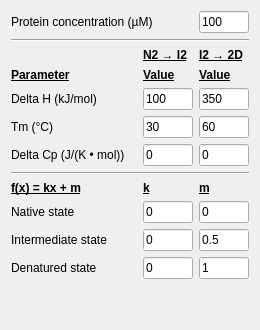
       <widget class="QWidget" name="model4_2">
        <attribute name="title">
         <string>N2 → I2 → 2D</string>
        </attribute>
        <layout class="QVBoxLayout" name="verticalLayout_20">
         <item>
          <layout class="QHBoxLayout" name="horizontalLayout_17">
           <item>
            <widget class="QLabel" name="label_66">
             <property name="text">
              <string>Protein concentration (µM)</string>
             </property>
            </widget>
           </item>
           <item>
            <widget class="QLineEdit" name="conc4">
             <property name="sizePolicy">
              <sizepolicy hsizetype="Fixed" vsizetype="Fixed">
               <horstretch>0</horstretch>
               <verstretch>0</verstretch>
              </sizepolicy>
             </property>
             <property name="minimumSize">
              <size>
               <width>50</width>
               <height>0</height>
              </size>
             </property>
             <property name="maximumSize">
              <size>
               <width>50</width>
               <height>16777215</height>
              </size>
             </property>
             <property name="text">
              <string>100</string>
             </property>
            </widget>
           </item>
          </layout>
         </item>
         <item>
          <widget class="Line" name="line_27">
           <property name="orientation">
            <enum>Qt::Horizontal</enum>
           </property>
          </widget>
         </item>
         <item>
          <layout class="QGridLayout" name="gridLayout_13">
           <item row="0" column="1">
            <widget class="QLabel" name="label_168">
             <property name="font">
              <font>
               <weight>75</weight>
               <bold>true</bold>
               <underline>true</underline>
              </font>
             </property>
             <property name="text">
              <string>N2 → I2</string>
             </property>
            </widget>
           </item>
           <item row="0" column="2">
            <widget class="QLabel" name="label_169">
             <property name="font">
              <font>
               <weight>75</weight>
               <bold>true</bold>
               <underline>true</underline>
              </font>
             </property>
             <property name="text">
              <string>I2 → 2D</string>
             </property>
            </widget>
           </item>
           <item row="1" column="0">
            <widget class="QLabel" name="label_170">
             <property name="maximumSize">
              <size>
               <width>135</width>
               <height>16777215</height>
              </size>
             </property>
             <property name="font">
              <font>
               <weight>75</weight>
               <bold>true</bold>
               <underline>true</underline>
              </font>
             </property>
             <property name="text">
              <string>Parameter</string>
             </property>
            </widget>
           </item>
           <item row="1" column="1">
            <widget class="QLabel" name="label_171">
             <property name="font">
              <font>
               <weight>75</weight>
               <bold>true</bold>
               <underline>true</underline>
              </font>
             </property>
             <property name="text">
              <string>Value</string>
             </property>
            </widget>
           </item>
           <item row="1" column="2">
            <widget class="QLabel" name="label_173">
             <property name="font">
              <font>
               <weight>75</weight>
               <bold>true</bold>
               <underline>true</underline>
              </font>
             </property>
             <property name="text">
              <string>Value</string>
             </property>
            </widget>
           </item>
           <item row="2" column="0">
            <widget class="QLabel" name="lh4">
             <property name="minimumSize">
              <size>
               <width>126</width>
               <height>0</height>
              </size>
             </property>
             <property name="text">
              <string>Delta H (kJ/mol)</string>
             </property>
            </widget>
           </item>
           <item row="2" column="1">
            <widget class="QLineEdit" name="delta4n">
             <property name="sizePolicy">
              <sizepolicy hsizetype="Fixed" vsizetype="Fixed">
               <horstretch>0</horstretch>
               <verstretch>0</verstretch>
              </sizepolicy>
             </property>
             <property name="minimumSize">
              <size>
               <width>50</width>
               <height>0</height>
              </size>
             </property>
             <property name="maximumSize">
              <size>
               <width>50</width>
               <height>16777215</height>
              </size>
             </property>
             <property name="text">
              <string>100</string>
             </property>
            </widget>
           </item>
           <item row="2" column="2">
            <widget class="QLineEdit" name="delta4i">
             <property name="sizePolicy">
              <sizepolicy hsizetype="Fixed" vsizetype="Fixed">
               <horstretch>0</horstretch>
               <verstretch>0</verstretch>
              </sizepolicy>
             </property>
             <property name="minimumSize">
              <size>
               <width>50</width>
               <height>0</height>
              </size>
             </property>
             <property name="maximumSize">
              <size>
               <width>50</width>
               <height>16777215</height>
              </size>
             </property>
             <property name="text">
              <string>350</string>
             </property>
            </widget>
           </item>
           <item row="3" column="0">
            <widget class="QLabel" name="ltm4">
             <property name="minimumSize">
              <size>
               <width>126</width>
               <height>0</height>
              </size>
             </property>
             <property name="text">
              <string>Tm (°C)</string>
             </property>
            </widget>
           </item>
           <item row="3" column="1">
            <widget class="QLineEdit" name="tm4n">
             <property name="sizePolicy">
              <sizepolicy hsizetype="Fixed" vsizetype="Fixed">
               <horstretch>0</horstretch>
               <verstretch>0</verstretch>
              </sizepolicy>
             </property>
             <property name="minimumSize">
              <size>
               <width>50</width>
               <height>0</height>
              </size>
             </property>
             <property name="maximumSize">
              <size>
               <width>50</width>
               <height>16777215</height>
              </size>
             </property>
             <property name="text">
              <string>30</string>
             </property>
            </widget>
           </item>
           <item row="3" column="2">
            <widget class="QLineEdit" name="tm4i">
             <property name="sizePolicy">
              <sizepolicy hsizetype="Fixed" vsizetype="Fixed">
               <horstretch>0</horstretch>
               <verstretch>0</verstretch>
              </sizepolicy>
             </property>
             <property name="minimumSize">
              <size>
               <width>50</width>
               <height>0</height>
              </size>
             </property>
             <property name="maximumSize">
              <size>
               <width>50</width>
               <height>16777215</height>
              </size>
             </property>
             <property name="text">
              <string>60</string>
             </property>
            </widget>
           </item>
           <item row="4" column="0">
            <widget class="QLabel" name="lcp4">
             <property name="minimumSize">
              <size>
               <width>126</width>
               <height>0</height>
              </size>
             </property>
             <property name="text">
              <string>Delta Cp (J/(K • mol))</string>
             </property>
            </widget>
           </item>
           <item row="4" column="1">
            <widget class="QLineEdit" name="cp4n">
             <property name="sizePolicy">
              <sizepolicy hsizetype="Fixed" vsizetype="Fixed">
               <horstretch>0</horstretch>
               <verstretch>0</verstretch>
              </sizepolicy>
             </property>
             <property name="minimumSize">
              <size>
               <width>50</width>
               <height>0</height>
              </size>
             </property>
             <property name="maximumSize">
              <size>
               <width>50</width>
               <height>16777215</height>
              </size>
             </property>
             <property name="text">
              <string>0</string>
             </property>
            </widget>
           </item>
           <item row="4" column="2">
            <widget class="QLineEdit" name="cp4i">
             <property name="sizePolicy">
              <sizepolicy hsizetype="Fixed" vsizetype="Fixed">
               <horstretch>0</horstretch>
               <verstretch>0</verstretch>
              </sizepolicy>
             </property>
             <property name="minimumSize">
              <size>
               <width>50</width>
               <height>0</height>
              </size>
             </property>
             <property name="maximumSize">
              <size>
               <width>50</width>
               <height>16777215</height>
              </size>
             </property>
             <property name="text">
              <string>0</string>
             </property>
            </widget>
           </item>
          </layout>
         </item>
         <item>
          <widget class="Line" name="line_26">
           <property name="orientation">
            <enum>Qt::Horizontal</enum>
           </property>
          </widget>
         </item>
         <item>
          <layout class="QGridLayout" name="gridLayout_11">
           <item row="0" column="0">
            <widget class="QLabel" name="label_61">
             <property name="minimumSize">
              <size>
               <width>78</width>
               <height>0</height>
              </size>
             </property>
             <property name="font">
              <font>
               <weight>75</weight>
               <bold>true</bold>
               <underline>true</underline>
              </font>
             </property>
             <property name="text">
              <string>f(x) = kx + m</string>
             </property>
            </widget>
           </item>
           <item row="0" column="1">
            <widget class="QLabel" name="label_62">
             <property name="font">
              <font>
               <weight>75</weight>
               <bold>true</bold>
               <underline>true</underline>
              </font>
             </property>
             <property name="text">
              <string>k</string>
             </property>
            </widget>
           </item>
           <item row="0" column="2">
            <widget class="QLabel" name="label_64">
             <property name="font">
              <font>
               <weight>75</weight>
               <bold>true</bold>
               <underline>true</underline>
              </font>
             </property>
             <property name="text">
              <string>m</string>
             </property>
            </widget>
           </item>
           <item row="1" column="0">
            <widget class="QLabel" name="label_181">
             <property name="minimumSize">
              <size>
               <width>126</width>
               <height>0</height>
              </size>
             </property>
             <property name="text">
              <string>Native state</string>
             </property>
            </widget>
           </item>
           <item row="1" column="1">
            <widget class="QLineEdit" name="kn4">
             <property name="sizePolicy">
              <sizepolicy hsizetype="Fixed" vsizetype="Fixed">
               <horstretch>0</horstretch>
               <verstretch>0</verstretch>
              </sizepolicy>
             </property>
             <property name="minimumSize">
              <size>
               <width>50</width>
               <height>0</height>
              </size>
             </property>
             <property name="maximumSize">
              <size>
               <width>50</width>
               <height>16777215</height>
              </size>
             </property>
             <property name="text">
              <string>0</string>
             </property>
            </widget>
           </item>
           <item row="1" column="2">
            <widget class="QLineEdit" name="mn4">
             <property name="sizePolicy">
              <sizepolicy hsizetype="Fixed" vsizetype="Fixed">
               <horstretch>0</horstretch>
               <verstretch>0</verstretch>
              </sizepolicy>
             </property>
             <property name="minimumSize">
              <size>
               <width>50</width>
               <height>0</height>
              </size>
             </property>
             <property name="maximumSize">
              <size>
               <width>50</width>
               <height>16777215</height>
              </size>
             </property>
             <property name="text">
              <string>0</string>
             </property>
            </widget>
           </item>
           <item row="2" column="0">
            <widget class="QLabel" name="label_182">
             <property name="minimumSize">
              <size>
               <width>126</width>
               <height>0</height>
              </size>
             </property>
             <property name="text">
              <string>Intermediate state</string>
             </property>
            </widget>
           </item>
           <item row="2" column="1">
            <widget class="QLineEdit" name="ki4">
             <property name="sizePolicy">
              <sizepolicy hsizetype="Fixed" vsizetype="Fixed">
               <horstretch>0</horstretch>
               <verstretch>0</verstretch>
              </sizepolicy>
             </property>
             <property name="minimumSize">
              <size>
               <width>50</width>
               <height>0</height>
              </size>
             </property>
             <property name="maximumSize">
              <size>
               <width>50</width>
               <height>16777215</height>
              </size>
             </property>
             <property name="text">
              <string>0</string>
             </property>
            </widget>
           </item>
           <item row="2" column="2">
            <widget class="QLineEdit" name="mi4">
             <property name="sizePolicy">
              <sizepolicy hsizetype="Fixed" vsizetype="Fixed">
               <horstretch>0</horstretch>
               <verstretch>0</verstretch>
              </sizepolicy>
             </property>
             <property name="minimumSize">
              <size>
               <width>50</width>
               <height>0</height>
              </size>
             </property>
             <property name="maximumSize">
              <size>
               <width>50</width>
               <height>16777215</height>
              </size>
             </property>
             <property name="text">
              <string>0.5</string>
             </property>
            </widget>
           </item>
           <item row="3" column="0">
            <widget class="QLabel" name="label_183">
             <property name="minimumSize">
              <size>
               <width>126</width>
               <height>0</height>
              </size>
             </property>
             <property name="text">
              <string>Denatured state</string>
             </property>
            </widget>
           </item>
           <item row="3" column="1">
            <widget class="QLineEdit" name="kd4">
             <property name="sizePolicy">
              <sizepolicy hsizetype="Fixed" vsizetype="Fixed">
               <horstretch>0</horstretch>
               <verstretch>0</verstretch>
              </sizepolicy>
             </property>
             <property name="minimumSize">
              <size>
               <width>50</width>
               <height>0</height>
              </size>
             </property>
             <property name="maximumSize">
              <size>
               <width>50</width>
               <height>16777215</height>
              </size>
             </property>
             <property name="text">
              <string>0</string>
             </property>
            </widget>
           </item>
           <item row="3" column="2">
            <widget class="QLineEdit" name="md4">
             <property name="sizePolicy">
              <sizepolicy hsizetype="Fixed" vsizetype="Fixed">
               <horstretch>0</horstretch>
               <verstretch>0</verstretch>
              </sizepolicy>
             </property>
             <property name="minimumSize">
              <size>
               <width>50</width>
               <height>0</height>
              </size>
             </property>
             <property name="maximumSize">
              <size>
               <width>50</width>
               <height>16777215</height>
              </size>
             </property>
             <property name="text">
              <string>1</string>
             </property>
            </widget>
           </item>
          </layout>
         </item>
         <item>
          <spacer name="verticalSpacer_5">
           <property name="orientation">
            <enum>Qt::Vertical</enum>
           </property>
           <property name="sizeHint" stdset="0">
            <size>
             <width>20</width>
             <height>40</height>
            </size>
           </property>
          </spacer>
         </item>
        </layout>
       </widget>
